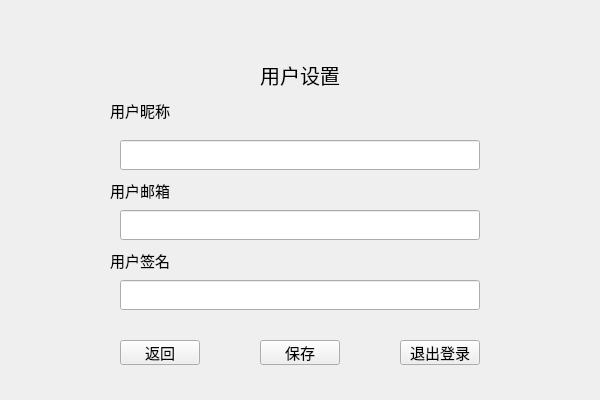
<?xml version="1.0" encoding="UTF-8"?>
<ui version="4.0">
 <class>SettingWindow</class>
 <widget class="QWidget" name="SettingWindow">
  <property name="geometry">
   <rect>
    <x>0</x>
    <y>0</y>
    <width>600</width>
    <height>400</height>
   </rect>
  </property>
  <property name="windowTitle">
   <string>Form</string>
  </property>
  <widget class="QLabel" name="label_title">
   <property name="geometry">
    <rect>
     <x>250</x>
     <y>60</y>
     <width>100</width>
     <height>30</height>
    </rect>
   </property>
   <property name="font">
    <font>
     <pointsize>15</pointsize>
    </font>
   </property>
   <property name="text">
    <string>用户设置</string>
   </property>
   <property name="alignment">
    <set>Qt::AlignCenter</set>
   </property>
  </widget>
  <widget class="QLabel" name="label_nickname">
   <property name="geometry">
    <rect>
     <x>110</x>
     <y>100</y>
     <width>80</width>
     <height>20</height>
    </rect>
   </property>
   <property name="font">
    <font>
     <pointsize>11</pointsize>
    </font>
   </property>
   <property name="text">
    <string>用户昵称</string>
   </property>
  </widget>
  <widget class="QLabel" name="label_email">
   <property name="geometry">
    <rect>
     <x>110</x>
     <y>180</y>
     <width>80</width>
     <height>20</height>
    </rect>
   </property>
   <property name="font">
    <font>
     <pointsize>11</pointsize>
    </font>
   </property>
   <property name="text">
    <string>用户邮箱</string>
   </property>
  </widget>
  <widget class="QLabel" name="label_signature">
   <property name="geometry">
    <rect>
     <x>110</x>
     <y>250</y>
     <width>80</width>
     <height>20</height>
    </rect>
   </property>
   <property name="font">
    <font>
     <pointsize>11</pointsize>
    </font>
   </property>
   <property name="text">
    <string>用户签名</string>
   </property>
  </widget>
  <widget class="QLineEdit" name="line_nickname">
   <property name="geometry">
    <rect>
     <x>120</x>
     <y>140</y>
     <width>360</width>
     <height>30</height>
    </rect>
   </property>
  </widget>
  <widget class="QLineEdit" name="line_email">
   <property name="geometry">
    <rect>
     <x>120</x>
     <y>210</y>
     <width>360</width>
     <height>30</height>
    </rect>
   </property>
  </widget>
  <widget class="QLineEdit" name="line_signature">
   <property name="geometry">
    <rect>
     <x>120</x>
     <y>280</y>
     <width>360</width>
     <height>30</height>
    </rect>
   </property>
  </widget>
  <widget class="QPushButton" name="pbtn_return">
   <property name="geometry">
    <rect>
     <x>120</x>
     <y>340</y>
     <width>80</width>
     <height>25</height>
    </rect>
   </property>
   <property name="font">
    <font>
     <pointsize>11</pointsize>
    </font>
   </property>
   <property name="text">
    <string>返回</string>
   </property>
  </widget>
  <widget class="QPushButton" name="pbtn_save">
   <property name="geometry">
    <rect>
     <x>260</x>
     <y>340</y>
     <width>80</width>
     <height>25</height>
    </rect>
   </property>
   <property name="font">
    <font>
     <pointsize>11</pointsize>
    </font>
   </property>
   <property name="text">
    <string>保存</string>
   </property>
  </widget>
  <widget class="QPushButton" name="pbtn_logout">
   <property name="geometry">
    <rect>
     <x>400</x>
     <y>340</y>
     <width>80</width>
     <height>25</height>
    </rect>
   </property>
   <property name="font">
    <font>
     <pointsize>11</pointsize>
    </font>
   </property>
   <property name="text">
    <string>退出登录</string>
   </property>
  </widget>
 </widget>
 <resources/>
 <connections/>
</ui>
